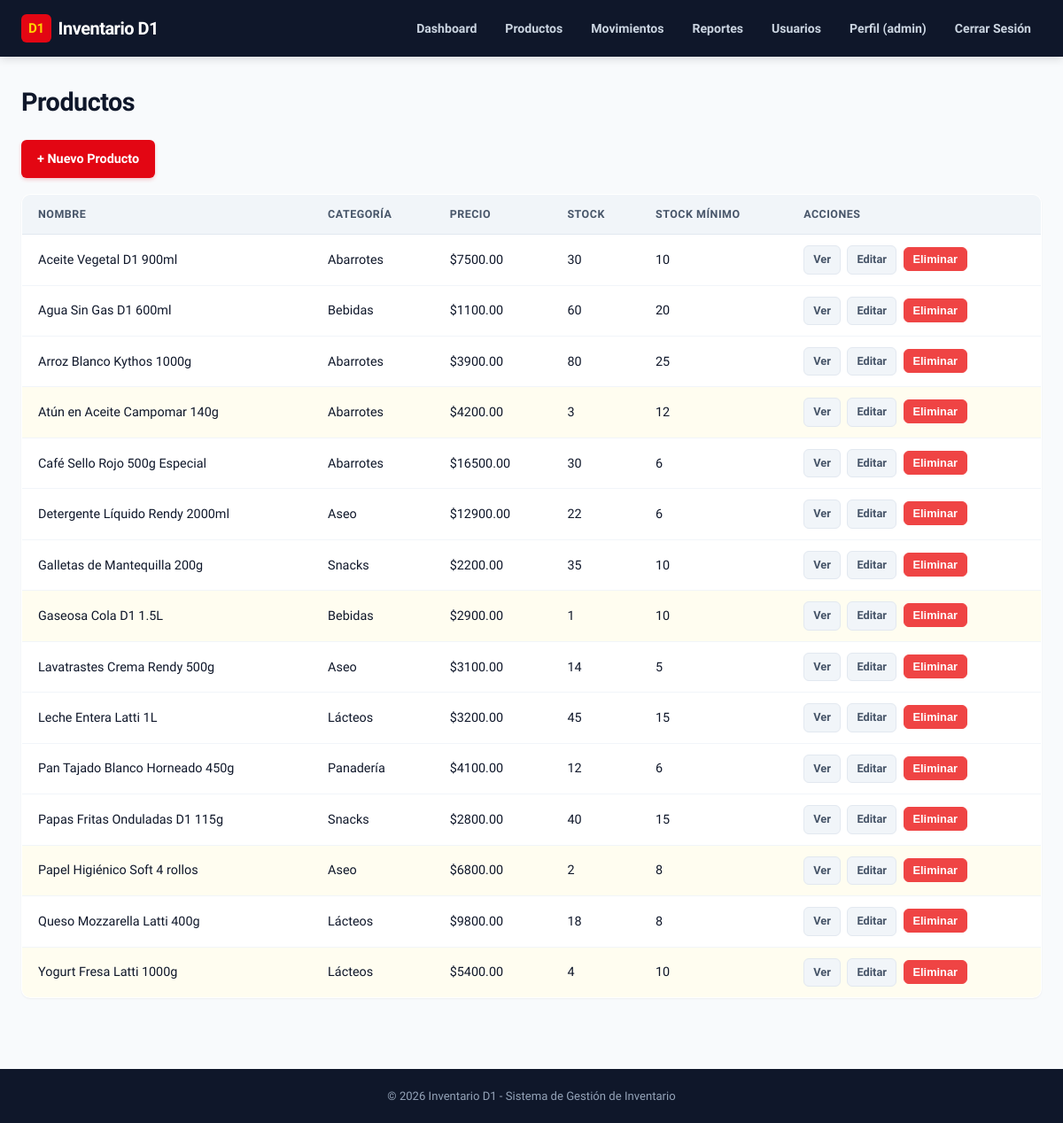
/productos (signed in), run on the app's committed database.
### app/models.py (models this page shows, shortened)
class Producto(db.Model):
    __tablename__ = 'producto'
    id = db.Column(db.Integer, primary_key=True)
    nombre = db.Column(db.String(150), nullable=False)
    categoria = db.Column(db.String(100), nullable=True)
    precio = db.Column(db.Float, nullable=False)
    cantidad_stock = db.Column(db.Integer, default=0, nullable=False)
    stock_minimo = db.Column(db.Integer, default=5, nullable=False)
    fecha_ingreso = db.Column(db.DateTime, default=datetime.utcnow)
    movimientos = db.relationship('Movimiento', backref='producto', lazy=True, cascade='all, delete-orphan')

### app/routes.py (the view)
@main.route('/productos')
@login_required
def listar_productos():
    productos = Producto.query.order_by(Producto.nombre.asc()).all()
    return render_template('productos.html', productos=productos)

### app/routes.py (called while the page is built)
def login_required(f):
    @wraps(f)
    def decorated_function(*args, **kwargs):
        if 'usuario_id' not in session:
            flash('Debes iniciar sesión para acceder a esta página.', 'warning')
            return redirect(url_for('main.login', next=request.path))
        return f(*args, **kwargs)
    return decorated_function

@main.before_app_request
def cargar_usuario_actual():
    g.usuario = None
    if 'usuario_id' in session:
        g.usuario = db.session.get(Usuario, session['usuario_id'])
        if g.usuario is None:
            session.clear()

@main.app_context_processor
def inject_global_vars():
    return dict(
        usuario_actual=getattr(g, 'usuario', None),
        now=datetime.utcnow()
    )

### app/templates/productos.html (shortened to what this page needs)
{% extends 'base.html' %}
{% block content %}
<h1>Productos</h1>
<div class="actions">
    <a href="{{ url_for('main.agregar_producto') }}" class="btn">+ Nuevo Producto</a>
</div>
{% if productos %}
    <table>
        <thead>
            <tr>
                <th>Nombre</th>
                <th>Categor&iacute;a</th>
                <th>Precio</th>
                <th>Stock</th>
                <th>Stock M&iacute;nimo</th>
                <th>Acciones</th>
            </tr>
        </thead>
        <tbody>
            {% for producto in productos %}
            <tr class="{{ 'stock-bajo' if producto.cantidad_stock <= producto.stock_minimo }}">
                <td>{{ producto.nombre }}</td>
                <td>{{ producto.categoria }}</td>
                <td>${{ "%.2f"|format(producto.precio) }}</td>
                <td>{{ producto.cantidad_stock }}</td>
                <td>{{ producto.stock_minimo }}</td>
                <td class="acciones">
                    <a href="{{ url_for('main.detalle_producto', id=producto.id) }}" class="btn-small">Ver</a>
                    <a href="{{ url_for('main.editar_producto', id=producto.id) }}" class="btn-small">Editar</a>
                    <form method="POST" action="{{ url_for('main.eliminar_producto', id=producto.id) }}" style="display:inline;">
                        <button type="submit" class="btn-small btn-danger" onclick="return confirm('Eliminar este producto?')">Eliminar</button>
                    </form>
                </td>
            </tr>
            {% endfor %}
        </tbody>
    </table>
{% else %}
    <p class="empty">No hay productos registrados. <a href="{{ url_for('main.agregar_producto') }}">Agregar uno</a></p>
{% endif %}
{% endblock %}

### app/static/css/style.css (style rules this page uses)
:root { --primary: #E30613; --primary-hover: #C20510; --primary-light: #FEE2E2; --accent-yellow: #FFD100; --accent-yellow-dark: #D97706; --bg-page: #F8FAFC; --bg-card: #FFFFFF; --bg-header: #0F172A; --border-color: #E2E8F0; --border-subtle: #F1F5F9; --text-primary: #0F172A; --text-secondary: #475569; --text-muted: #94A3B8; --text-inverse: #FFFFFF; --success: #10B981; --success-bg: #ECFDF5; --warning: #F59E0B; --warning-bg: #FFFBEB; --danger: #EF4444; --danger-bg: #FEF2F2; --info: #3B82F6; --info-bg: #EFF6FF; --radius-sm: 6px; --radius-md: 10px; --radius-lg: 16px; --radius-full: 9999px; --shadow-sm: 0 1px 2px rgba(0, 0, 0, 0.05); --shadow-md: 0 4px 6px -1px rgba(0, 0, 0, 0.08), 0 2px 4px -2px rgba(0, 0, 0, 0.04); --shadow-lg: 0 10px 15px -3px rgba(0, 0, 0, 0.1), 0 4px 6px -4px rgba(0, 0, 0, 0.05); }
*, *::before, *::after { box-sizing: border-box; margin: 0; padding: 0; }
body { font-family: 'Plus Jakarta Sans', system-ui, -apple-system, BlinkMacSystemFont, 'Segoe UI', Roboto, sans-serif; background-color: var(--bg-page); color: var(--text-primary); line-height: 1.6; min-height: 100vh; display: flex; flex-direction: column; }
a { color: var(--primary); text-decoration: none; transition: color 0.15s ease; }
h1 { font-size: 1.8rem; font-weight: 800; color: var(--text-primary); margin-bottom: 20px; letter-spacing: -0.5px; }
table { width: 100%; border-collapse: collapse; background: var(--bg-card); border: 1px solid var(--border-color); border-radius: var(--radius-md); overflow: hidden; margin-bottom: 20px; font-size: 0.9rem; box-shadow: var(--shadow-sm); }
th { background: #F1F5F9; color: var(--text-secondary); font-weight: 700; font-size: 0.78rem; text-transform: uppercase; letter-spacing: 0.5px; padding: 12px 18px; text-align: left; border-bottom: 1px solid var(--border-color); }
td { padding: 12px 18px; border-bottom: 1px solid var(--border-subtle); vertical-align: middle; }
tr:last-child td { border-bottom: none; }
tr.stock-bajo td { background-color: #FFFDF0; }
td.acciones { white-space: nowrap; }
.actions { margin-bottom: 18px; display: flex; align-items: center; gap: 12px; }
.btn { display: inline-flex; align-items: center; justify-content: center; font-weight: 600; font-size: 0.9rem; padding: 10px 18px; border-radius: var(--radius-sm); border: none; cursor: pointer; background-color: var(--primary); color: #FFFFFF; box-shadow: 0 2px 4px rgba(227, 6, 19, 0.2); transition: all 0.2s ease; }
.btn-small { display: inline-block; padding: 5px 10px; font-size: 0.8rem; font-weight: 600; border-radius: var(--radius-sm); background: #F1F5F9; color: var(--text-secondary); border: 1px solid var(--border-color); margin-right: 4px; }
.btn-danger { background-color: var(--danger); color: #FFFFFF; border-color: var(--danger); box-shadow: none; }

### data on the page
Producto: nombre "Aceite Vegetal D1 900ml", categoria "Abarrotes", precio "7500.00", cantidad_stock "30", stock_minimo "10"
Producto: nombre "Agua Sin Gas D1 600ml", categoria "Bebidas", precio "1100.00", cantidad_stock "60", stock_minimo "20"
Producto: nombre "Arroz Blanco Kythos 1000g", categoria "Abarrotes", precio "3900.00", cantidad_stock "80", stock_minimo "25"
Producto: nombre "Atún en Aceite Campomar 140g", categoria "Abarrotes", precio "4200.00", cantidad_stock "3", stock_minimo "12"
Producto: nombre "Café Sello Rojo 500g Especial", categoria "Abarrotes", precio "16500.00", cantidad_stock "30", stock_minimo "6"
Producto: nombre "Detergente Líquido Rendy 2000ml", categoria "Aseo", precio "12900.00", cantidad_stock "22", stock_minimo "6"
Producto: nombre "Galletas de Mantequilla 200g", categoria "Snacks", precio "2200.00", cantidad_stock "35", stock_minimo "10"
Producto: nombre "Gaseosa Cola D1 1.5L", categoria "Bebidas", precio "2900.00", cantidad_stock "1", stock_minimo "10"
Producto: nombre "Lavatrastes Crema Rendy 500g", categoria "Aseo", precio "3100.00", cantidad_stock "14", stock_minimo "5"
Producto: nombre "Leche Entera Latti 1L", categoria "Lácteos", precio "3200.00", cantidad_stock "45", stock_minimo "15"
Producto: nombre "Pan Tajado Blanco Horneado 450g", categoria "Panadería", precio "4100.00", cantidad_stock "12", stock_minimo "6"
Producto: nombre "Papas Fritas Onduladas D1 115g", categoria "Snacks", precio "2800.00", cantidad_stock "40", stock_minimo "15"
Producto: nombre "Papel Higiénico Soft 4 rollos", categoria "Aseo", precio "6800.00", cantidad_stock "2", stock_minimo "8"
Producto: nombre "Queso Mozzarella Latti 400g", categoria "Lácteos", precio "9800.00", cantidad_stock "18", stock_minimo "8"
Producto: nombre "Yogurt Fresa Latti 1000g", categoria "Lácteos", precio "5400.00", cantidad_stock "4", stock_minimo "10"

### other printed values
{{ session.get('usuario_username') }} "admin"
